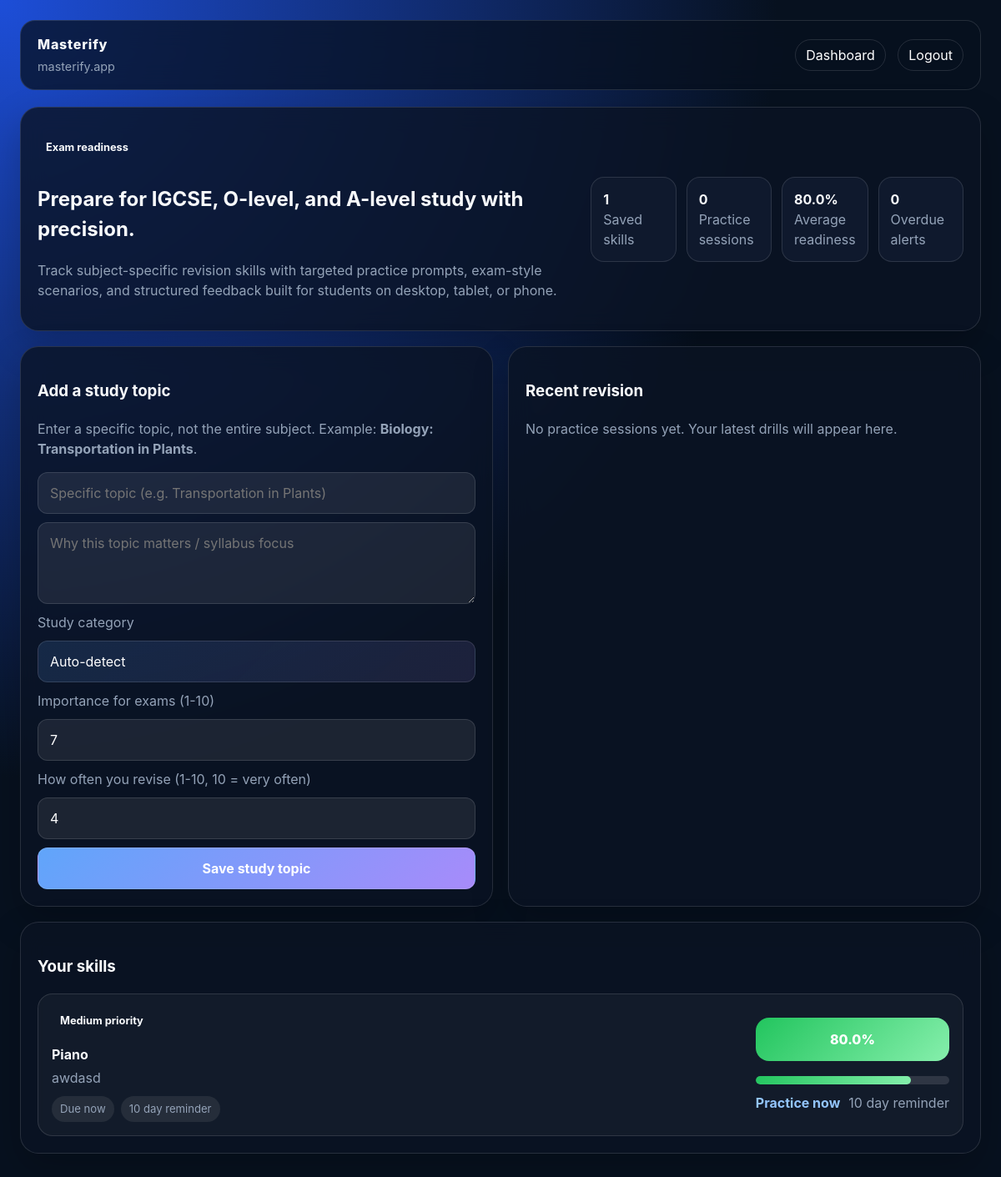
The app's page /dashboard (signed in) with its own data.
### tables this page shows
CREATE TABLE skills (
            id INTEGER PRIMARY KEY AUTOINCREMENT,
            user_id INTEGER NOT NULL,
            name TEXT NOT NULL,
            context TEXT NOT NULL,
            importance REAL NOT NULL,
            usage_frequency REAL NOT NULL,
            readiness REAL NOT NULL,
            days_since_practice INTEGER NOT NULL,
            reminder_days INTEGER NOT NULL,
            category TEXT DEFAULT 'Other',
            last_practiced_at TEXT,
            next_review_at TEXT,
            created_at TEXT NOT NULL,
            FOREIGN KEY(user_id) REFERENCES users(id)
        );

### app.py (the view)
@app.route("/dashboard")
@login_required
def index():
    user = current_user()
    conn = get_db()
    skills = conn.execute(
        "SELECT * FROM skills WHERE user_id = ? ORDER BY importance DESC, readiness ASC",
        (user["id"],),
    ).fetchall()
    practice_logs = conn.execute(
        """
        SELECT practice_logs.*, skills.name AS skill_name
        FROM practice_logs
        JOIN skills ON skills.id = practice_logs.skill_id
        WHERE practice_logs.user_id = ?
        ORDER BY practice_logs.practiced_at DESC
        LIMIT 6
        """,
        (user["id"],),
    ).fetchall()
    formatted_skills = []
    for skill in skills:
        skill_data = dict(skill)
        skill_data["current_readiness"] = round(projected_readiness(skill_data, skill_data["days_since_practice"]), 1)
        skill_data["priority_label"] = get_priority_label(skill_data)
        skill_data["next_review_text"] = get_next_review_text(skill_data)
        skill_data["is_overdue"] = is_overdue(skill_data)
        skill_data["gradient"] = get_readiness_gradient(skill_data["current_readiness"])
        formatted_skills.append(skill_data)
    total_practices = conn.execute("SELECT COUNT(*) AS count FROM practice_logs WHERE user_id = ?", (user["id"],)).fetchone()["count"]
    avg_readiness = round(sum(skill["current_readiness"] for skill in formatted_skills) / len(formatted_skills), 1) if formatted_skills else 0.0
    overdue_count = sum(1 for skill in formatted_skills if skill["is_overdue"])
    conn.close()
    return render_template(
        "index.html",
        skills=formatted_skills,
        stats={
            "total_skills": len(formatted_skills),
            "total_practices": total_practices,
            "avg_readiness": avg_readiness,
            "overdue_count": overdue_count,
        },
        recent_sessions=practice_logs,
    )

### app.py (called while the page is built)
@app.context_processor
def inject_app_context():
    return {"app_name": APP_NAME, "app_domain": APP_DOMAIN}

@app.before_request
def refresh_permanent_session():
    if session.get("user_id"):
        session.permanent = True

@app.after_request
def set_security_headers(response):
    response.headers.setdefault("X-Content-Type-Options", "nosniff")
    response.headers.setdefault("X-Frame-Options", "DENY")
    return response

def current_user():
    user_id = session.get("user_id")
    if not user_id:
        return None
    conn = get_db()
    user = conn.execute("SELECT * FROM users WHERE id = ?", (user_id,)).fetchone()
    conn.close()
    return dict(user) if user else None

def clamp(value, low, high):
    return max(low, min(high, value))

def calculate_risk_weight(skill):
    importance_factor = skill["importance"] / 10.0
    usage_factor = (10.0 - skill["usage_frequency"]) / 10.0
    return 1.0 + (importance_factor * 0.8) + (usage_factor * 0.7)

def projected_readiness(skill, days_since_last_practice):
    risk = calculate_risk_weight(skill)
    decay_rate = 0.05 * risk
    projected = skill["readiness"] * math.exp(-decay_rate * days_since_last_practice)
    return clamp(projected, 0.0, 100.0)

def get_readiness_gradient(readiness):
    if readiness < 40:
        return "linear-gradient(135deg, #ef4444 0%, #fb923c 100%)"
    if readiness < 70:
        return "linear-gradient(135deg, #f59e0b 0%, #fde68a 100%)"
    return "linear-gradient(135deg, #22c55e 0%, #86efac 100%)"

def get_priority_label(skill):
    if skill["importance"] >= 8:
        return "High priority"
    if skill["importance"] >= 5:
        return "Medium priority"
    return "Steady"

def is_overdue(skill):
    if not skill["next_review_at"]:
        return False
    try:
        next_review = datetime.fromisoformat(skill["next_review_at"])
    except ValueError:
        return False
    return datetime.utcnow() > next_review and skill["readiness"] < 70

def get_next_review_text(skill):
    if skill["next_review_at"]:
        try:
            due = datetime.fromisoformat(skill["next_review_at"])
            delta = (due - datetime.utcnow()).days
            if delta <= 0:
                return "Due now"
            return f"Due in {delta} day{'s' if delta != 1 else ''}"
        except ValueError:
            pass
    return "No review scheduled"

### templates/index.html (shortened to what this page needs)
{% extends 'base.html' %}
{% block content %}
<div class="card hero">
  <div>
    <p class="pill">Exam readiness</p>
    <h2>Prepare for IGCSE, O-level, and A-level study with precision.</h2>
    <p class="muted">Track subject-specific revision skills with targeted practice prompts, exam-style scenarios, and structured feedback built for students on desktop, tablet, or phone.</p>
  </div>
  <div class="stats-grid">
    <div class="stat">
      <strong>{{ stats.total_skills }}</strong>
      <div class="muted">Saved skills</div>
    </div>
    <div class="stat">
      <strong>{{ stats.total_practices }}</strong>
      <div class="muted">Practice sessions</div>
    </div>
    <div class="stat">
      <strong>{{ stats.avg_readiness }}%</strong>
      <div class="muted">Average readiness</div>
    </div>
    <div class="stat">
      <strong>{{ stats.overdue_count }}</strong>
      <div class="muted">Overdue alerts</div>
    </div>
  </div>
</div>
<div class="grid-2">
  <div class="card">
    <h3>Add a study topic</h3>
    <p class="muted">Enter a specific topic, not the entire subject. Example: <strong>Biology: Transportation in Plants</strong>.</p>
    <form action="{{ url_for('add_skill') }}" method="post">
      <input name="name" placeholder="Specific topic (e.g. Transportation in Plants)" required>
      <textarea name="context" placeholder="Why this topic matters / syllabus focus" rows="3" required></textarea>
      <label class="muted">Study category</label>
      <select name="category">
        <option value="">Auto-detect</option>
      </select>
      <label class="muted">Importance for exams (1-10)</label>
      <input type="number" name="importance" min="1" max="10" value="7">
      <label class="muted">How often you revise (1-10, 10 = very often)</label>
      <input type="number" name="usage_frequency" min="1" max="10" value="4">
      <button type="submit">Save study topic</button>
    </form>
  </div>
  <div class="card">
    <h3>Recent revision</h3>
    {% if recent_sessions %}
      <table class="table">
        <thead>
          <tr><th>Skill</th><th>Score</th><th>When</th></tr>
        </thead>
        <tbody>
          {% for session in recent_sessions %}
            <tr>
              <td><a href="{{ url_for('revision_detail', log_id=session.id) }}" style="color: #93c5fd; text-decoration: none;">{{ session.skill_name }}</a></td>
              <td>{{ session.score|round(1) }}%</td>
              <td>{{ session.practiced_at[:10] }}</td>
              <td><a href="{{ url_for('revision_detail', log_id=session.id) }}" style="color: #93c5fd; text-decoration: none;">View</a></td>
            </tr>
          {% endfor %}
        </tbody>
      </table>
    {% else %}
      <p class="muted">No practice sessions yet. Your latest drills will appear here.</p>
    {% endif %}
  </div>
</div>
<div class="card">
  <h3>Your skills</h3>
  {% if skills %}
    <div class="skill-list">
      {% for skill in skills %}
        <div class="skill-item {% if skill.is_overdue %}overdue{% endif %}">
          <div class="skill-main">
            <span class="pill">{{ skill.priority_label }}</span>
            <h4 style="margin: 4px 0;">{{ skill.name }}</h4>
            <p class="muted" style="margin: 0;">{{ skill.context }}</p>
            <div class="skill-meta-row">
              <span class="helper-pill">{{ skill.next_review_text }}</span>
              <span class="helper-pill">{{ skill.reminder_days }} day reminder</span>
            </div>
          </div>
          <div class="skill-side">
            <div class="readiness-badge" style="background: {{ skill.gradient }};">{{ skill.current_readiness }}%</div>
            <div class="progress-track">
              <div class="progress-fill" style="width: {{ skill.current_readiness }}%; background: {{ skill.gradient }};"></div>
            </div>
            <div class="skill-actions">
              <a class="practice-link" href="{{ url_for('practice', skill_id=skill.id) }}">Practice now</a>
              <span class="muted">{{ skill.reminder_days }} day reminder</span>
            </div>
          </div>
        </div>
      {% endfor %}
    </div>
  {% else %}
    <p class="muted">No skills saved yet. Start by adding one above.</p>
  {% endif %}
</div>
{% endblock %}

### templates/base.html (shortened to what this page needs)
<!doctype html>
<html lang="en">
  <head>
  </head>
  <body>
    <div class="shell">
      <header class="topbar">
        <div>
          <div class="brand">{{ app_name }}</div>
          <div class="brand-sub">{{ app_domain }}</div>
        </div>
        <div class="nav">
          {% if session.get('user_id') %}
            <a href="{{ url_for('index') }}">Dashboard</a>
            <a href="{{ url_for('logout') }}">Logout</a>
          {% else %}
            <a href="{{ url_for('login') }}">Login</a>
            <a href="{{ url_for('register') }}">Create account</a>
          {% endif %}
        </div>
      </header>
      {% block content %}{% endblock %}
    </div>
  </body>
</html>

### templates/base.html (style rules this page uses)
:root { --bg: #07111f; --panel: rgba(10, 19, 35, 0.8); --panel-strong: rgba(16, 27, 47, 0.95); --text: #f8fafc; --muted: #94a3b8; --accent: #60a5fa; --accent-2: #a78bfa; --border: rgba(255,255,255,0.12); }
* { box-sizing: border-box; }
body { margin: 0; font-family: Inter, "Segoe UI", Arial, sans-serif; color: var(--text); background: radial-gradient(circle at top left, #1d4ed8, var(--bg) 50%); min-height: 100dvh; min-height: 100vh; line-height: 1.5; overflow-x: hidden; }
.shell { max-width: 1240px; margin: 0 auto; padding: 24px; }
.topbar { display: flex; justify-content: space-between; align-items: center; padding: 16px 20px; border: 1px solid var(--border); border-radius: 18px; backdrop-filter: blur(16px); background: rgba(7, 17, 31, 0.75); margin-bottom: 20px; gap: 14px; }
.brand { font-weight: 800; letter-spacing: 0.05em; }
.brand-sub { color: var(--muted); font-size: 0.9rem; margin-top: 4px; }
.nav a, .nav button { color: white; text-decoration: none; margin-left: 10px; background: transparent; border: 1px solid var(--border); padding: 8px 12px; border-radius: 999px; }
.card { background: var(--panel); border: 1px solid var(--border); border-radius: 22px; padding: 20px; box-shadow: 0 18px 45px rgba(0,0,0,0.22); backdrop-filter: blur(14px); margin-bottom: 18px; }
.hero { display: grid; grid-template-columns: 1.3fr 0.9fr; gap: 18px; align-items: center; }
.stats-grid { display: grid; grid-template-columns: repeat(4, 1fr); gap: 12px; }
.stat { background: var(--panel-strong); border: 1px solid var(--border); padding: 14px; border-radius: 16px; }
form { display: grid; gap: 10px; }
input, textarea, select, button { font: inherit; padding: 12px 14px; border-radius: 12px; border: 1px solid var(--border); background: rgba(255,255,255,0.08); color: white; width: 100%; font-size: 16px; }
select { appearance: none; background: linear-gradient(135deg, rgba(96,165,250,0.15), rgba(167,139,250,0.12)); color: white; }
select option { background: #07111f; color: white; }
button, a { touch-action: manipulation; }
button { cursor: pointer; background: linear-gradient(135deg, var(--accent), var(--accent-2)); color: white; font-weight: 700; }
.skill-list { display: grid; gap: 14px; }
.skill-item { display: flex; justify-content: space-between; align-items: center; gap: 16px; padding: 16px; border-radius: 18px; background: rgba(255,255,255,0.04); border: 1px solid var(--border); }
.skill-main { flex: 1; min-width: 0; }
.skill-side { min-width: 220px; display: grid; gap: 10px; }
.skill-meta-row { display: flex; flex-wrap: wrap; gap: 8px; margin-top: 10px; }
.helper-pill { display: inline-flex; align-items: center; padding: 6px 10px; border-radius: 999px; background: rgba(255,255,255,0.08); color: var(--muted); font-size: 0.82rem; }
.skill-actions { display: flex; justify-content: space-between; align-items: center; gap: 10px; }
.practice-link { color: #93c5fd; font-weight: 700; text-decoration: none; }
.pill { display: inline-block; padding: 6px 10px; border-radius: 999px; font-size: 0.8rem; font-weight: 700; margin-bottom: 8px; }
.progress-track { width: 100%; height: 10px; border-radius: 999px; background: rgba(255,255,255,0.12); overflow: hidden; margin-top: 8px; }
.progress-fill { height: 100%; border-radius: inherit; }
.readiness-badge { min-width: 92px; padding: 14px; border-radius: 16px; color: white; font-weight: 800; text-align: center; }
.muted { color: var(--muted); }
.grid-2 { display: grid; grid-template-columns: 1fr 1fr; gap: 18px; }

### records on screen
skills: priority_label "Medium priority", name "Piano", context "awdasd", next_review_text "Due now", reminder_days "10", current_readiness "80.0"

### other values on screen
{{ app_name }} "Masterify"
{{ app_domain }} "masterify.app"
{{ stats.total_skills }} "1"
{{ stats.total_practices }} "0"
{{ stats.avg_readiness }} "80.0"
{{ stats.overdue_count }} "0"
